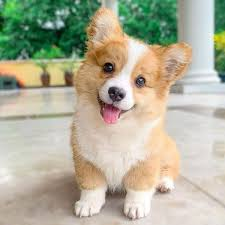
#> input picture bt2-Hoàng Anh Quân/dongvat.jpg, 225 x 225 px
$ python bt2.py
#> lines starting #> are read from the running program, lines starting #| are printed output that depends on the picture
import cv2
import numpy as np
import matplotlib.pyplot as plt

# Đọc ảnh
image = cv2.imread('dongvat.jpg', cv2.IMREAD_GRAYSCALE)
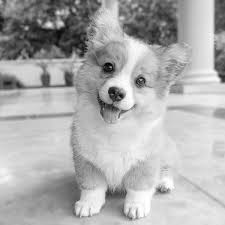
#> image: shape (225, 225); min 0, max 255, mean 173.8

# Hiển thị ảnh gốc
plt.imshow(image, cmap='gray')
plt.title('Original Image')
plt.show()

# Toán tử Sobel
sobel_x = np.array([[-1, 0, 1], [-2, 0, 2], [-1, 0, 1]])
sobel_y = np.array([[-1, -2, -1], [0, 0, 0], [1, 2, 1]])

# Tích chập với Sobel
sobel_x_image = cv2.filter2D(image, -1, sobel_x)
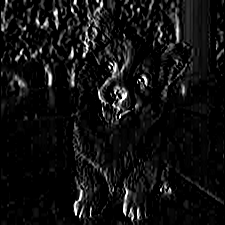
#> sobel_x_image: shape (225, 225); min 0, max 255, mean 17.3
sobel_y_image = cv2.filter2D(image, -1, sobel_y)
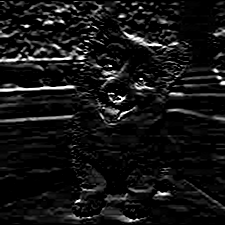
#> sobel_y_image: shape (225, 225); min 0, max 255, mean 20.4

# Kết hợp gradient theo trục x và y
sobel_combined = np.sqrt(sobel_x_image**2 + sobel_y_image**2)
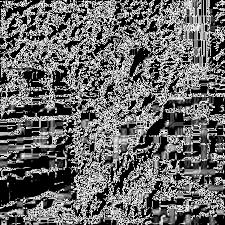
#> sobel_combined: shape (225, 225) float16; min 0, max 15.81, mean 6.51; drawn with min black and max white

# Hiển thị kết quả
plt.imshow(sobel_combined, cmap='gray')
plt.title('Sobel Edge Detection')
plt.show()

# Toán tử Laplace Gaussian
laplace_gaussian = np.array([[0, -1, 0], [-1, 4, -1], [0, -1, 0]])

# Tích chập với Laplace Gaussian
laplace_image = cv2.filter2D(image, -1, laplace_gaussian)
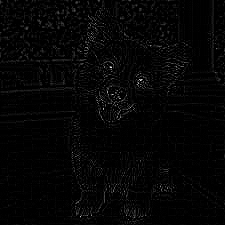
#> laplace_image: shape (225, 225); min 0, max 231, mean 5.1

# Hiển thị kết quả
plt.imshow(laplace_image, cmap='gray')
plt.title('Laplace Gaussian Edge Detection')
plt.show()
